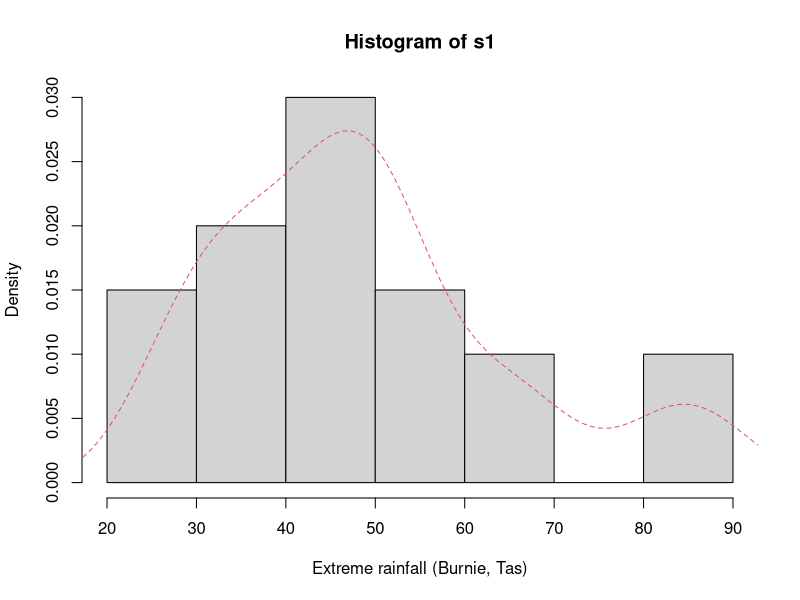
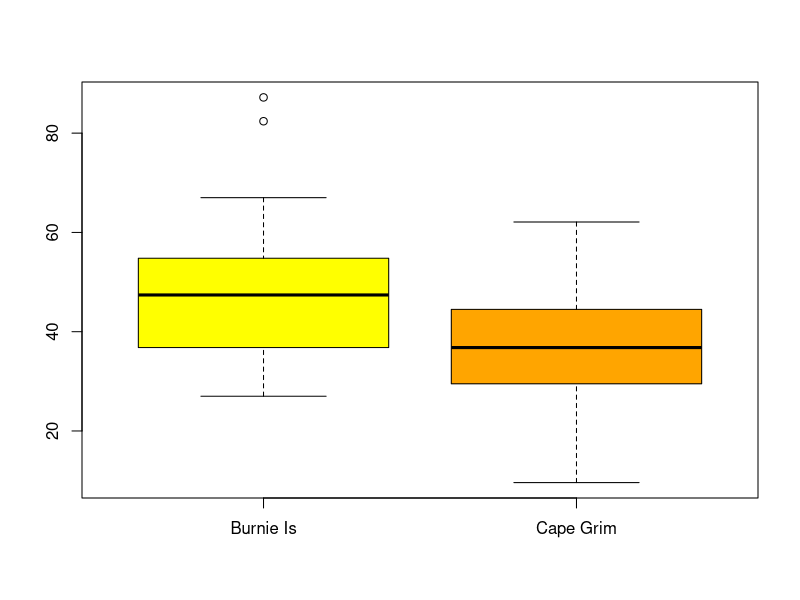
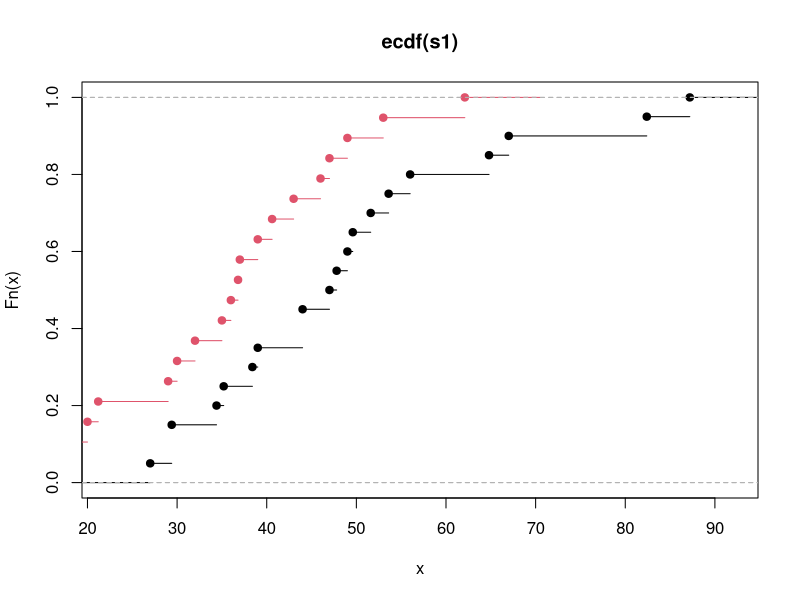
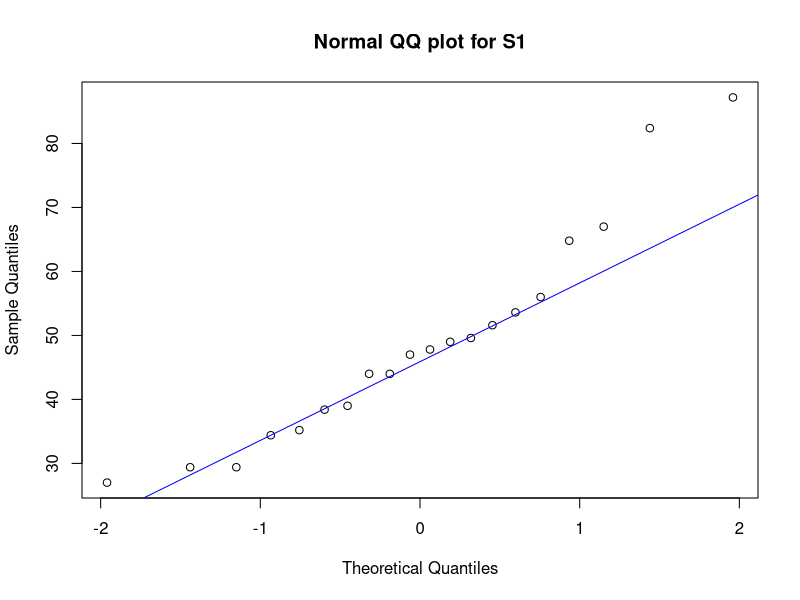

Generate these figures, in order, with R:
## ---- chunk 1
setwd('/Users/rafsanalmamun/Desktop/MAST90105_Labs/Lab 7')
## ---- chunk 2
tasmania = read.csv('EditedRainfall.csv')
## ---- chunk 3

View(tasmania)
dim(tasmania) # check data dimension
names(tasmania[, 1:5]) # names of the first 5 columns
year = tasmania[, 1] # create a vector for year
s1 = tasmania[, 2] # create a vector for station 1 (Burnie)
s2 = tasmania[, 3] # create a vector for station 2 (Cape Grim)
## ---- chunk 4

summary(s1) # 5-number summary plus sample mean
## ---- chunk 5
sd(s1) # sample standard deviaion

IQR(s1) # IQR
## ---- chunk 6
# sample percentiles using Type 6 and 7
# approximations
quantile(s1, type = 6)
quantile(s1, type = 7)
## ---- chunk 7
summary(s2)

# remove the null values to calculate sd and IQR
sd(s2, na.rm = TRUE)
IQR(s2, na.rm = TRUE)
## ---- chunk 8

hist(s1, freq = FALSE, xlab = "Extreme rainfall (Burnie, Tas)") # freq = FALSE gives density
smooth.density = density(s1) # fits a smooth curve
points(smooth.density, type = "l", lty = 2, col = 2) # adds a smooth curve
## ---- chunk 9
boxplot(s1, s2, names = c("Burnie Is", "Cape Grim"),
col = c("yellow", "orange"))
## ---- chunk 10
ecdf1 = ecdf(s1)
ecdf2 = ecdf(s2)
plot(ecdf1)
plot(ecdf2, col = 2, add = TRUE)
## ---- chunk 11
qqnorm(s1, main = "Normal QQ plot for S1") # normal QQ plot
qqline(s1, col='blue')
